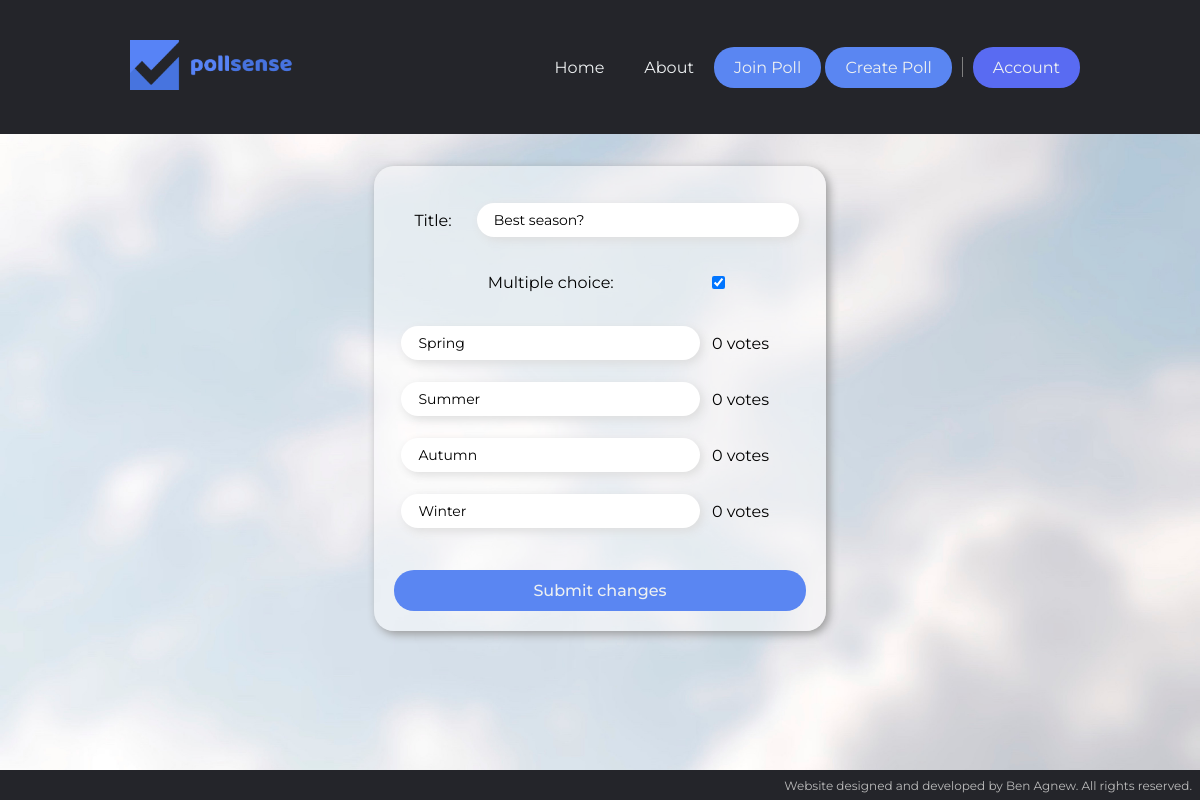
The page /pages/edit.php?poll_id=4 on the database its author committed.
### tables this page shows
CREATE TABLE polls (
    poll_id INT UNSIGNED AUTO_INCREMENT UNIQUE PRIMARY KEY NOT NULL,
    title VARCHAR(64) NOT NULL,
    mult_choice BOOLEAN DEFAULT 0 NOT NULL,
    username VARCHAR(64),
    reports INT UNSIGNED DEFAULT 0 NOT NULL,
    FOREIGN KEY (username) REFERENCES users(username)
);

CREATE TABLE options (
    poll_id INT UNSIGNED,
    option_no INT UNSIGNED NOT NULL,
    option_text VARCHAR(64) NOT NULL,
    votes INT UNSIGNED DEFAULT 0 NOT NULL,
    PRIMARY KEY (poll_id, option_no),
    FOREIGN KEY (poll_id) REFERENCES polls(poll_id)
);

### pages/edit.php (the view, shortened to what this page needs)
<!DOCTYPE html>
<html>
    <head>
        <?php include "../scripts/incl_head.php";?>
    </head>
    <body id="edit">
        <?php include "../scripts/incl_navbar.php";?>
        <div class="content">
            <div class="card-container">
                <div class="card">
                    <form name="poll_edit" action="../scripts/form_handler.php"  method="POST">
                    <table><tr>
                    <td><label for="title">Title:</label></td>
<?php
include "../scripts/incl_db_handler.php";
if (isset($_GET["poll_id"])){
    $poll_id = mysqli_real_escape_string($dbConn, $_GET["poll_id"]);
    $dbPollsQuery = "SELECT title, mult_choice FROM polls WHERE polls.poll_id = $poll_id;";
    $dbPollsQueryResult = mysqli_query($dbConn, $dbPollsQuery);
    if ((mysqli_error($dbConn)) or (mysqli_num_rows($dbPollsQueryResult) !== 1)){
        header("location: ../pages/info?error=poll_edit");
    } else {
        $dbOptionsQuery = "SELECT options.option_no, options.option_text,
        options.votes FROM options, polls
        WHERE polls.poll_id = options.poll_id AND polls.poll_id = $poll_id;";
        $dbOptionsQueryResult = mysqli_query($dbConn, $dbOptionsQuery);
        if (mysqli_error($dbConn)){
            header("location: ../pages/info?error=poll_edit");
        } else {
            $dbPollsQueryResultRow = mysqli_fetch_assoc($dbPollsQueryResult);
            $dbOptionsQueryResultRow = mysqli_fetch_assoc($dbOptionsQueryResult);
            echo "
            <td><input type=\"text\" name=\"title\" value=\"".$dbPollsQueryResultRow["title"]."\"></td>
            </table>
            <table style=\"text-align:center\">";
            if ($dbPollsQueryResultRow["mult_choice"]){
                $checked_value = "checked";
            } else {
                $checked_value = "";
            }
            echo "<tr>
            <td><label for=\"mult_choice\">Multiple choice: </label></td>
            <td><input type=\"checkbox\" name=\"mult_choice\" $checked_value></td>";
            $i = 1;
            while ($dbOptionsQueryResultRow){
                $plural = "";
                if ($dbOptionsQueryResultRow["votes"] != 1){
                    $plural = "s";
                }
                echo "<tr>
                    <td><input type=\"text\" name=\"option_$i\" value=\"".$dbOptionsQueryResultRow["option_text"]."\"></td>
                    <td>".$dbOptionsQueryResultRow["votes"]." vote$plural</td>
                </tr>";
                $dbOptionsQueryResultRow = mysqli_fetch_assoc($dbOptionsQueryResult);
                $i++;
            }
        }
    }
} else {
    header("location: ../pages/info?error=poll_edit");
}
?>
                    </table>
                    <input type="submit" name="poll_edit_submit" value="Submit changes">
                    </form>
                </div>
            </div>
        </div>
        <?php include "../scripts/incl_footer.php";?>
    </body>
</html>

### styles/styles.css (style rules this page uses)
* { box-sizing: border-box; margin: 0; padding: 0; font-family: Montserrat, "Helvetica Neue", Helvetica, Arial, sans-serif; }
body { background-color: #b7bec5; background-image: url(../assets/background.jpg); background-repeat: no-repeat; background-size: cover; font-size: 12pt; height: 100%; }
nav+.content { margin: 3%; padding-top: 110px; text-align: justify; }
.action, input[type=submit], .admin-msg { border: none; border-radius: 20px; padding: 11px 20px; font-size: 12pt; cursor: pointer; display: inline; }
.primary, input[type=submit] { background-color: #5a86f2; }
.action, a, input[type="submit"] { color: #edf0f1; text-decoration: none; }
.card-container { display: flex; justify-content: center; text-align: center; position: relative; clear: both; }
.card { background-color: rgba(255, 255, 255, 0.5); border-radius: 20px; box-shadow: 3px 3px 10px #999; display: inline-block; margin: 20px; overflow: hidden; padding: 0 20px 20px; position: relative; text-align: center; vertical-align: top; align-content: center !important; width: 40%; }
.card form, .card .infoMessage { height: 100%; display: flex; flex-direction: column; justify-content: space-between; padding: 25px 0 0; }
.card:not(.welcome-card) .action, input[type="submit"] { width: 100%; font-weight: 500; margin-top: 30px; }
input[type="text"], input[type="password"] { border-radius: 20px; border-style: none; box-shadow: 3px 3px 10px #ddd; font-size: 14px; height: 10px; margin: 5px 0 !important; padding: 17px !important; width: 100%; }
label[for="mult_choice"], input[name="mult_choice"] { margin: 20px 0; }
form table { width: 100%; }
form table td { padding: 5px; }
form table td:nth-child(2) { text-align: left; }

### rows shown on the page
polls: title "Best season?"
options: option_text "Spring", votes "0", votes "s"
options: option_text "Summer", votes "0", votes "s"
options: option_text "Autumn", votes "0", votes "s"
options: option_text "Winter", votes "0", votes "s"
